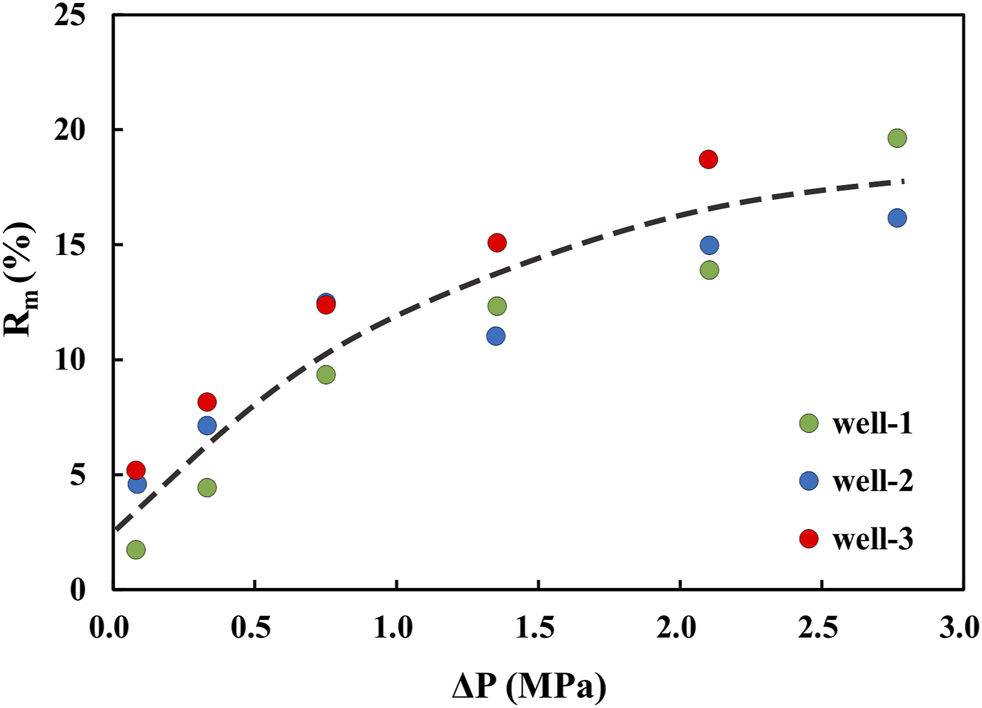
#> input picture universal_fixed_point_framework/scripts/data/xu2021_fig7_pdf/xu2021_fig7_screenshot.png, 982 x 708 px, found by its file name
$ python _fig7_xascii1.py
#> lines starting #> are read from the running program, lines starting #| are printed output that depends on the picture; after the words box and inside, x2 and y2 are one past the last pixel; in counts of white or black regions, pixels touching at a corner belong together
# ============================================================
# UFPF → MUFPF 更名通知
# ============================================================
# 本文件属于 Universal Fixed Point Framework (UFPF)。
# 该框架已计划更名为 Meta-Universal Fixed-Point Functorial Framework (MUFPF)。
# 更名计划详见：roadmap/mu_renaming_plan.md
#
# 原因：UFPF 缩写与 IEEE 生物图像识别框架冲突，影响学术检索。
# 新名称 MUFPF 具有全球唯一性，且更好地体现框架的元数学特性。
#
# 本文件中 UFPF 相关引用数量：0
# 更名将在计划确认后统一执行，当前代码不做修改。
# ============================================================

#!/usr/bin/env python3
# -*- coding: utf-8 -*-
"""x 轴刻度数字逐像素 ASCII（th=1）。"""
import numpy as np
from PIL import Image

im = Image.open(r"e:\workspace\hyper-resolution\universal_fixed_point_framework\scripts\data\xu2021_fig7_pdf\xu2021_fig7_screenshot.png").convert("RGB")
#> im is the input picture: PIL image 982x708 RGB; mean R, G, B 246.6, 246.3, 246.2
a = np.asarray(im).astype(int)
R, G, B = a[:, :, 0], a[:, :, 1], a[:, :, 2]
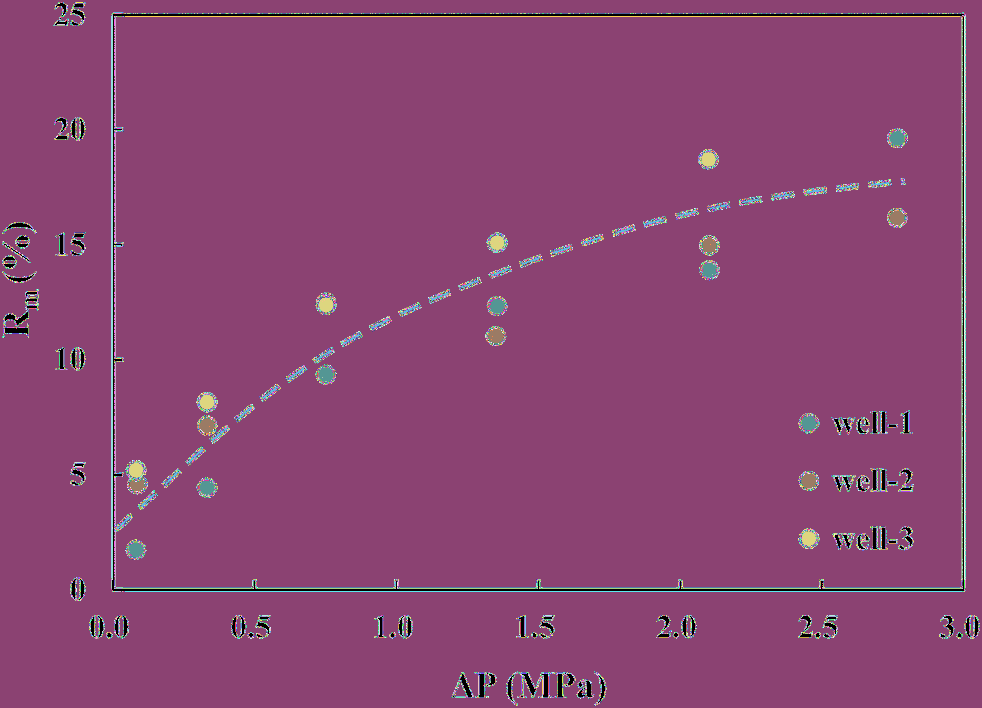
#> R: shape (708, 982) int64; 256 distinct labels, from 0 to 255; one colour per label, 0 black
#> G: shape (708, 982) int64; 256 distinct labels, from 0 to 255
#> B: shape (708, 982) int64; 256 distinct labels, from 0 to 255
dark = (R < 150) & (G < 150) & (B < 150)  # 含抗锯齿灰
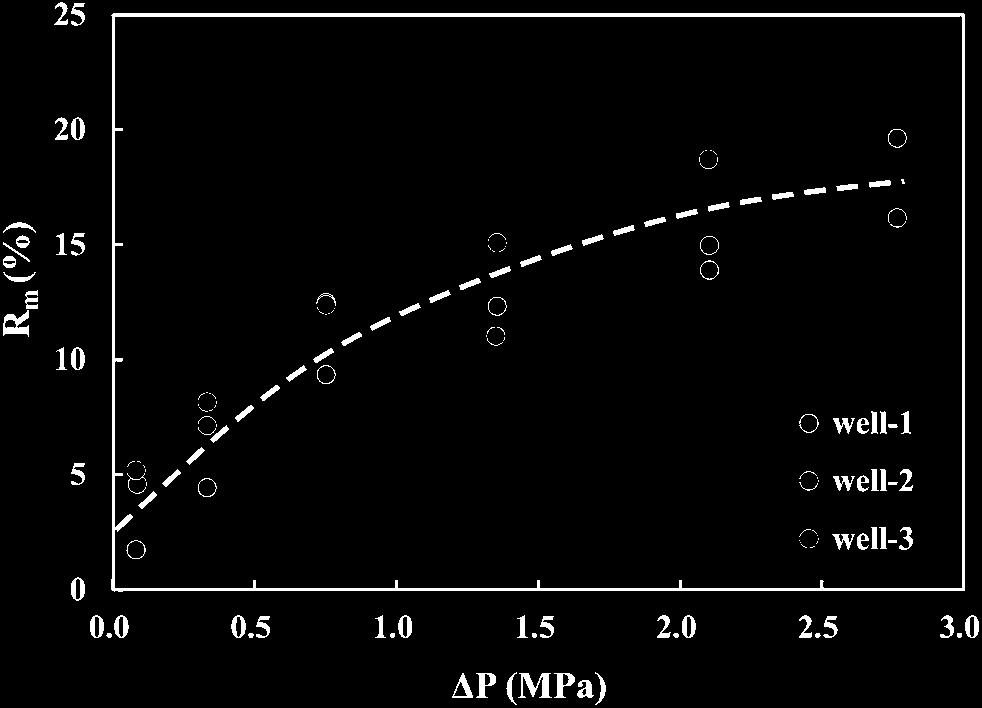
#> dark: shape (708, 982) bool; 3.2% white; 158 white regions (52 under 20 px), largest, box (x1, y1, x2, y2) and area: (111, 13, 965, 592) 9751, (518, 673, 552, 698) 410, (3, 310, 29, 337) 370

def art(x0, x1, y0=594, y1=630):
    sub = dark[y0:y1, x0:x1]
    # 每字符 = 1 像素列？不，每 2 列 1 字符
    h, w = sub.shape
    out = []
    for yy in range(h):
        line = ""
        for xx in range(0, w, 2):
            blk = sub[yy, xx:xx + 2].mean()
            line += "#" if blk > 0.4 else "+" if blk > 0.12 else " "
        out.append(line.rstrip())
    return "\n".join(out)

# 标签：中心 113, 250, 393, 535, 675, 817, 960，取 x 中心±30
cents = [113, 250, 393, 535, 675, 817, 960]
for i, c in enumerate(cents):
    print(f"\n===== x label {i} (x={c-30}..{c+30}) =====")
    print(art(c - 30, c + 30))
#> this loop made 7 passes
#> pass 1, in art, `sub = dark[y0:y1, x0:x1]`:
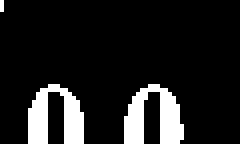
#> sub: shape (36, 60) bool (shown 4 times larger); 12.1% white; 3 white regions (1 under 20 px), largest, box (x1, y1, x2, y2) and area: (31, 21, 46, 36) 132, (7, 21, 21, 36) 127
#> pass 2, in art (call 2), `sub = dark[y0:y1, x0:x1]`:
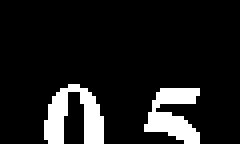
#> sub: shape (36, 60) bool (shown 4 times larger); 11.1% white; 2 white regions, box (x1, y1, x2, y2) and area: (11, 21, 26, 36) 127, (36, 22, 50, 36) 113
#> pass 3, in art (call 3), `sub = dark[y0:y1, x0:x1]`:
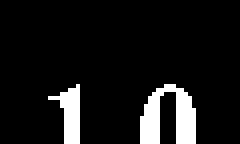
#> sub: shape (36, 60) bool (shown 4 times larger); 8.8% white; 2 white regions, box (x1, y1, x2, y2) and area: (35, 21, 49, 36) 126, (12, 21, 20, 36) 63
